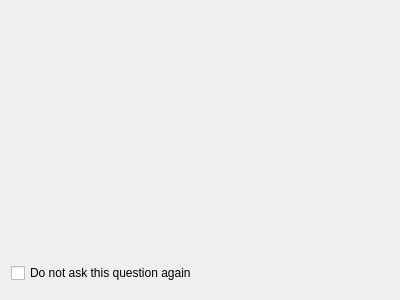
<ui version="4.0" >
 <class>QOneTimeDialog</class>
 <widget class="QDialog" name="QOneTimeDialog" >
  <property name="geometry" >
   <rect>
    <x>0</x>
    <y>0</y>
    <width>400</width>
    <height>300</height>
   </rect>
  </property>
  <property name="windowTitle" >
   <string>Dialog</string>
  </property>
  <layout class="QVBoxLayout" >
   <item>
    <widget class="QLabel" name="m_label" >
     <property name="text" >
      <string/>
     </property>
    </widget>
   </item>
   <item>
    <widget class="QCheckBox" name="m_applyForAll" >
     <property name="text" >
      <string>Do not ask this question again</string>
     </property>
    </widget>
   </item>
   <item>
    <widget class="QDialogButtonBox" name="m_buttonBox" >
     <property name="orientation" >
      <enum>Qt::Horizontal</enum>
     </property>
     <property name="standardButtons" >
      <set>QDialogButtonBox::NoButton</set>
     </property>
     <property name="centerButtons" >
      <bool>true</bool>
     </property>
    </widget>
   </item>
  </layout>
 </widget>
 <resources/>
 <connections>
  <connection>
   <sender>m_buttonBox</sender>
   <signal>accepted()</signal>
   <receiver>QOneTimeDialog</receiver>
   <slot>accept()</slot>
   <hints>
    <hint type="sourcelabel" >
     <x>200</x>
     <y>255</y>
    </hint>
    <hint type="destinationlabel" >
     <x>199</x>
     <y>149</y>
    </hint>
   </hints>
  </connection>
  <connection>
   <sender>m_buttonBox</sender>
   <signal>rejected()</signal>
   <receiver>QOneTimeDialog</receiver>
   <slot>reject()</slot>
   <hints>
    <hint type="sourcelabel" >
     <x>200</x>
     <y>255</y>
    </hint>
    <hint type="destinationlabel" >
     <x>199</x>
     <y>149</y>
    </hint>
   </hints>
  </connection>
 </connections>
</ui>
